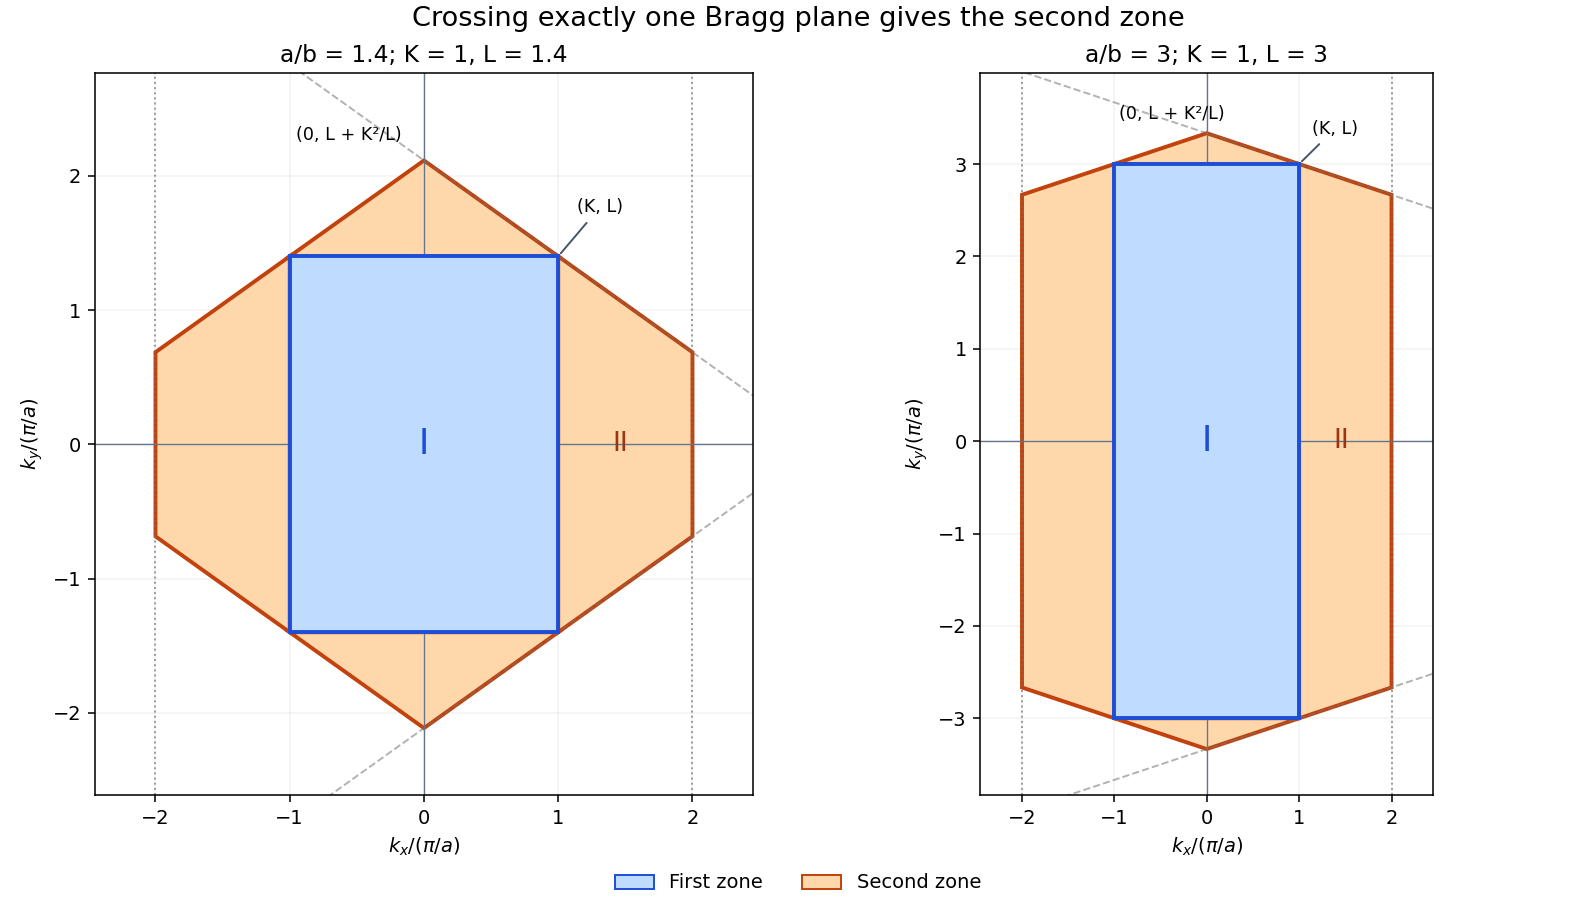

Write the Python code that produced this figure.
"""Original Brillouin-zone construction; Python 3.14, NumPy 2.3.5, Matplotlib 3.10.7."""
from pathlib import Path
import numpy as np
import matplotlib
matplotlib.use('Agg')
import matplotlib.pyplot as plt
from matplotlib.patches import Polygon,Patch

fig,axs=plt.subplots(1,2,figsize=(11.4,6.5),layout='constrained',facecolor='white')
for ax,r in zip(axs,[1.4,3.]):
    K,L=1.,r
    right=np.array([[K,-L],[2*K,-L+K*K/L],[2*K,L-K*K/L],[K,L]])
    top=np.array([[-K,L],[K,L],[0,L+K*K/L]])
    ax.add_patch(Polygon([[-K,-L],[K,-L],[K,L],[-K,L]],facecolor='#bfdbfe',edgecolor='#1d4ed8',lw=2,zorder=3))
    for vertices in [right,right*np.array([-1,1]),top,top*np.array([1,-1])]:
        ax.add_patch(Polygon(vertices,facecolor='#fed7aa',edgecolor='#c2410c',lw=2,zorder=2))
    t=np.linspace(-2.5,2.5,400)
    for sign in [-1,1]:
        ax.plot(t,sign*(K*K+L*L-K*t)/L,color='#78716c',lw=1,ls='--',alpha=.55)
        ax.axvline(sign*2*K,color='#78716c',lw=1,ls=':',alpha=.7)
    ax.axvline(0,color='#64748b',lw=.7);ax.axhline(0,color='#64748b',lw=.7)
    ax.text(0,0,'I',ha='center',va='center',fontsize=18,color='#1d4ed8')
    ax.text(1.46,0,'II',ha='center',va='center',fontsize=14,color='#9a3412')
    ax.annotate('(K, L)',xy=(K,L),xytext=(1.14,L+.33),fontsize=9,arrowprops=dict(arrowstyle='-',color='#475569'))
    ax.text(-.95,L+K*K/L+.15,'(0, L + K²/L)',fontsize=9)
    ax.set(xlim=(-2.45,2.45),ylim=(-L-K*K/L-.5,L+K*K/L+.65),xlabel=r'$k_x/(\pi/a)$',ylabel=r'$k_y/(\pi/a)$',title=f'a/b = {r:g}; K = 1, L = {r:g}')
    ax.set_aspect('equal');ax.grid(alpha=.15)
fig.legend(handles=[Patch(facecolor='#bfdbfe',edgecolor='#1d4ed8',label='First zone'),Patch(facecolor='#fed7aa',edgecolor='#c2410c',label='Second zone')],loc='outside lower center',ncol=2,frameon=False)
fig.suptitle('Crossing exactly one Bragg plane gives the second zone',fontsize=14)
fig.savefig(Path.cwd()/Path(__file__).with_suffix('.png').name,dpi=140,facecolor='white')
